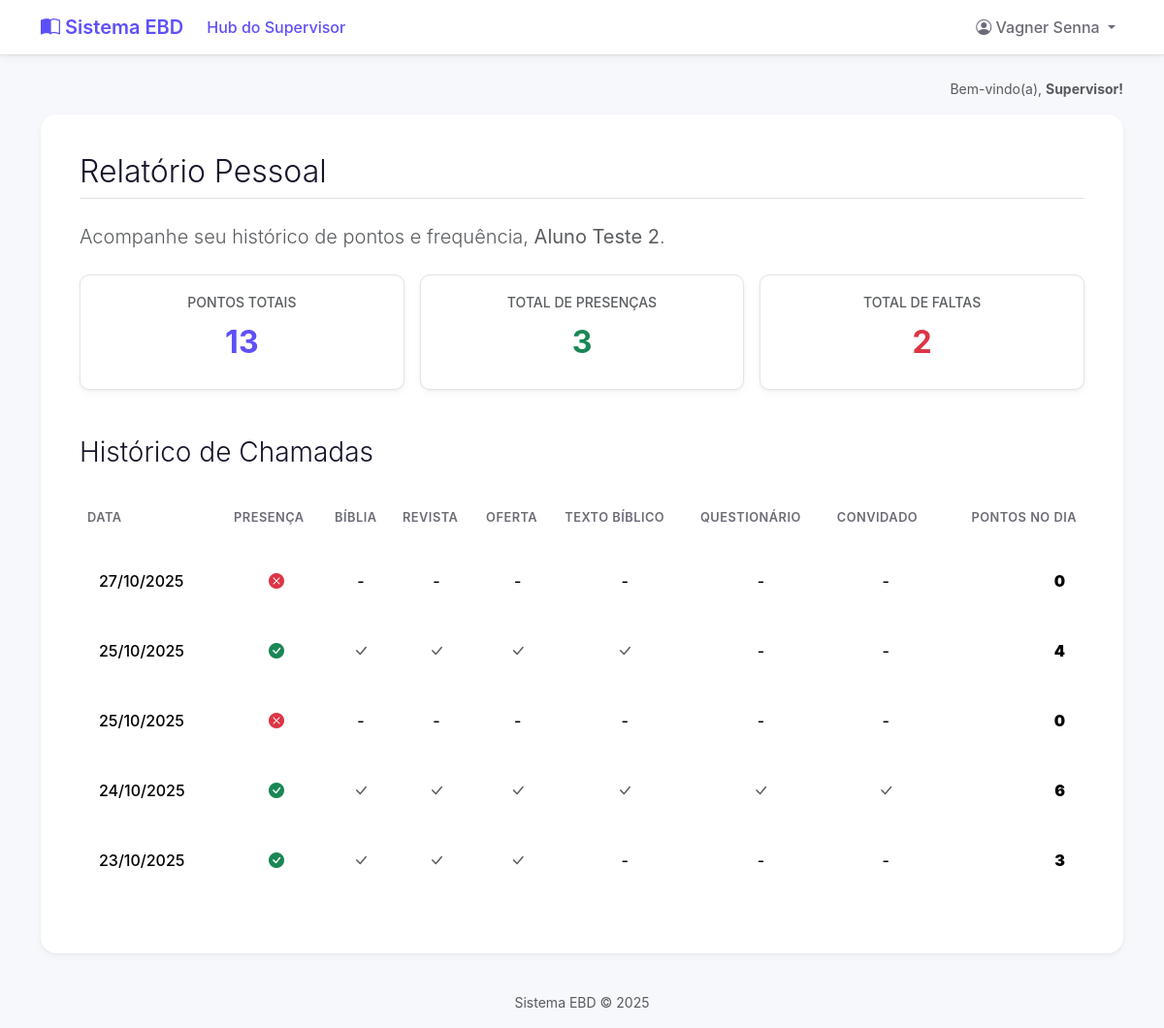
/aluno/2/relatorio/ (signed in), run on the app's committed database.
### core/models.py (models this page shows, shortened)
class Aluno(models.Model):
    user = models.OneToOneField(
        User,
        on_delete=models.CASCADE,
        related_name='aluno', # Permite fazer request.user.aluno
        null=True,
        blank=True
    )
    nome_completo = models.CharField(max_length=255)
    turma = models.ForeignKey(
        Turma,
        on_delete=models.CASCADE,
        related_name='alunos'
    )
    pontos_totais = models.IntegerField(default=0)
    data_cadastro = models.DateTimeField(auto_now_add=True)

class RegistroChamada(models.Model):
    chamada = models.ForeignKey(Chamada, on_delete=models.CASCADE, related_name='registros')
    aluno = models.ForeignKey(Aluno, on_delete=models.CASCADE, related_name='registros_de_chamada')
    presenca = models.BooleanField(default=False, verbose_name="Presença")
    biblia = models.BooleanField(default=False, verbose_name="Bíblia")
    versiculo = models.BooleanField(default=False, verbose_name="Texto Bíblico")
    convidado = models.BooleanField(default=False, verbose_name="Convidado")
    oferta = models.BooleanField(default=False, verbose_name="Oferta")
    atividades = models.BooleanField(default=False, verbose_name="Questionário")
    revista = models.BooleanField(default=False, verbose_name="Revista") # <-- ADICIONE ESTA LINHA
    pontos_ganhos = models.IntegerField(default=0)

class Chamada(models.Model):
    turma = models.ForeignKey(Turma, on_delete=models.CASCADE, related_name='chamadas')
    data = models.DateField()
    criado_por = models.ForeignKey(User, on_delete=models.SET_NULL, null=True)
    class Meta:
        unique_together = ('turma', 'data')

### core/views.py (the view)
# urls.py: path('aluno/<int:aluno_id>/relatorio/', views.relatorio_aluno_individual, name='relatorio_aluno_individual'),
@login_required
def relatorio_aluno_individual(request, aluno_id):
    permissores = permissoes_context(request)
    if not permissores['is_supervisor']:
        return HttpResponseForbidden("<h1>Acesso Negado</h1><p>Apenas supervisores podem ver este relatório.</p>")
    aluno = get_object_or_404(Aluno, id=aluno_id)
    registros = RegistroChamada.objects.filter(aluno=aluno).order_by('-chamada__data')
    faltas = registros.filter(presenca=False).count()
    presencas = registros.filter(presenca=True).count()
    contexto = {
        'aluno': aluno,
        'registros': registros,
        'faltas': faltas,
        'presencas': presencas,
        'pontos_totais': aluno.pontos_totais
    }
    return render(request, 'meu_relatorio.html', contexto)

### core/context_processors.py (called while the page is built)
def permissoes_context(request):
    is_professor = False
    is_aluno = False
    is_supervisor = False
    aluno = None
    if request.user.is_authenticated:
        is_supervisor = request.user.groups.filter(name='Supervisores').exists()
        is_professor = request.user.groups.filter(name='Professores').exists()
        try:
            aluno = request.user.aluno
            is_aluno = True
        except:
            is_aluno = False
    return {
        'is_supervisor': is_supervisor,
        'is_professor': is_professor,
        'is_aluno': is_aluno,
        'aluno_global': aluno,
    }

### templates/meu_relatorio.html (shortened to what this page needs)
{% extends 'base.html' %}
{% block content %}
    <h2 class="fw-light border-bottom pb-2 mb-4">Relatório Pessoal</h2>
    <p class="lead text-muted mb-4">
        Acompanhe seu histórico de pontos e frequência, <strong>{{ aluno.nome_completo }}</strong>.
    </p>
    <div class="row g-3 mb-4">
        <div class="col-md-4">
            <div class="card shadow-sm border-0">
                <div class="card-body text-center p-4">
                    <h6 class="card-subtitle mb-2 text-muted text-uppercase small">Pontos Totais</h6>
                    <p class="card-text fs-2 fw-bold" style="color: var(--cor-primaria);">{{ pontos_totais }}</p>
                </div>
            </div>
        </div>
        <div class="col-md-4">
            <div class="card shadow-sm border-0">
                <div class="card-body text-center p-4">
                    <h6 class="card-subtitle mb-2 text-muted text-uppercase small">Total de Presenças</h6>
                    <p class="card-text fs-2 fw-bold text-success">{{ presencas }}</p>
                </div>
            </div>
        </div>
        <div class="col-md-4">
            <div class="card shadow-sm border-0">
                <div class="card-body text-center p-4">
                    <h6 class="card-subtitle mb-2 text-muted text-uppercase small">Total de Faltas</h6>
                    <p class="card-text fs-2 fw-bold text-danger">{{ faltas }}</p>
                </div>
            </div>
        </div>
    </div>
    <h3 class="fw-light mt-5 mb-4">Histórico de Chamadas</h3>
    <div class="table-responsive">
        <table class="table table-hover align-middle">
            <thead>
                <tr>
                    <th>Data</th>
                    <th>Presença</th>
                    <th>Bíblia</th>
                    <th>Revista</th>
                    <th>Oferta</th>
                    <th>Texto Bíblico</th>
                    <th>Questionário</th>
                    <th>Convidado</th>
                    <th class="text-end">Pontos no Dia</th>
                </tr>
            </thead>
            <tbody>
                {% for registro in registros %}
                    <tr>
                        <td>{{ registro.chamada.data|date:"d/m/Y" }}</td>
                        <td class="text-center">{% if registro.presenca %}<i class="bi bi-check-circle-fill text-success"></i>{% else %}<i class="bi bi-x-circle-fill text-danger"></i>{% endif %}</td>
                        <td class="text-center">{% if registro.biblia %}<i class="bi bi-check-lg text-muted"></i>{% else %}-{% endif %}</td>
                        <td class="text-center">{% if registro.revista %}<i class="bi bi-check-lg text-muted"></i>{% else %}-{% endif %}</td>
                        <td class="text-center">{% if registro.oferta %}<i class="bi bi-check-lg text-muted"></i>{% else %}-{% endif %}</td>
                        <td class="text-center">{% if registro.versiculo %}<i class="bi bi-check-lg text-muted"></i>{% else %}-{% endif %}</td>
                        <td class="text-center">{% if registro.atividades %}<i class="bi bi-check-lg text-muted"></i>{% else %}-{% endif %}</td>
                        <td class="text-center">{% if registro.convidado %}<i class="bi bi-check-lg text-muted"></i>{% else %}-{% endif %}</td>
                        <td class="text-end fw-bold"><strong>{{ registro.pontos_ganhos }}</strong></td>
                    </tr>
                {% empty %}
                    <tr>
                        <td colspan="9">Nenhum registro encontrado.</td>
                    </tr>
                {% endfor %}
            </tbody>
        </table>
    </div>
{% endblock %}

### templates/base.html (shortened to what this page needs)
{% load static %}
<!DOCTYPE html>
<html lang="pt-br">
<head>
    <link href="https://cdn.jsdelivr.net/npm/bootstrap@5.3.3/dist/css/bootstrap.min.css" rel="stylesheet">
    <link rel="stylesheet" href="https://cdn.jsdelivr.net/npm/bootstrap-icons@1.11.3/font/bootstrap-icons.min.css">
    <link rel="stylesheet" href="{% static 'css/custom.css' %}">
</head>
<body class="d-flex flex-column min-vh-100">
    <nav class="navbar navbar-expand-lg navbar-light navbar-custom sticky-top">
        <div class="container">
            <a class="navbar-brand" href="#">
                <i class="bi bi-book-half"></i>
                Sistema EBD
            </a>
            <div class="collapse navbar-collapse" id="navbarNav">
                <ul class="navbar-nav me-auto mb-2 mb-lg-0">
                    {% if is_supervisor %}
                        <li class="nav-item">
                            <a class="nav-link active" href="{% url 'relatorios' %}">Hub do Supervisor</a>
                        </li>
                    {% endif %}
                </ul>
                <ul class="navbar-nav ms-auto">
                    {% if user.is_authenticated %}
                        <li class="nav-item dropdown">
                            <a class="nav-link dropdown-toggle" href="#" id="navbarDropdown" role="button" data-bs-toggle="dropdown" aria-expanded="false">
                                <i class="bi bi-person-circle"></i>
                                {{ user.first_name }} {{ user.last_name }}
                            </a>
                        </li>
                    {% endif %}
                </ul>
            </div>
        </div>
    </nav>
    <main class="container my-4">
        {% if user.is_authenticated %}
        <div class="text-end text-muted small mb-3">
            Bem-vindo(a),
            <span class="fw-bold">
                {% if is_supervisor %} Supervisor!
                {% elif is_professor %} Professor!
                {% elif is_aluno %} Aluno!
                {% else %} Usuário!
                {% endif %}
            </span>
        </div>
        {% endif %}
        <div class="main-content-card">
            {% block content %}
            {% endblock %}
        </div>
    </main>
    <footer class="mt-auto text-center text-muted small p-3">
        Sistema EBD &copy; {% now "Y" %}
    </footer>
</body>
</html>

### static/css/custom.css (style rules this page uses)
:root { --cor-primaria: #5E50F9; --cor-primaria-clara: #f4f2ff; --cor-fundo: #f7f8fc; --cor-texto: #17132a; --cor-texto-suave: #6b6b78; --cor-borda: #e4e4e7; --raio-borda-lg: 16px; --raio-borda-md: 10px; --sombra-card: 0 4px 10px rgba(0, 0, 0, 0.03), 0 1px 3px rgba(0, 0, 0, 0.05); --sombra-card-hover: 0 8px 25px rgba(94, 80, 249, 0.1), 0 4px 12px rgba(0, 0, 0, 0.04); }
body { background-color: var(--cor-fundo); color: var(--cor-texto); font-family: -apple-system, BlinkMacSystemFont, "Segoe UI", Roboto, "Helvetica Neue", Arial, sans-serif; }
.navbar.navbar-custom { background-color: white; border-bottom: 1px solid var(--cor-borda); box-shadow: var(--sombra-card); }
.navbar .navbar-brand { font-weight: 600; color: var(--cor-primaria); }
.navbar .nav-link { font-weight: 500; color: var(--cor-texto-suave); }
.navbar .nav-link.active, .navbar .nav-link:hover { color: var(--cor-primaria); }
.main-content-card { background-color: #ffffff; border-radius: var(--raio-borda-lg); padding: 2.5rem; box-shadow: var(--sombra-card); }
.card { border-radius: var(--raio-borda-md) !important; border: 1px solid var(--cor-borda) !important; box-shadow: var(--sombra-card) !important; transition: all 0.2s ease-in-out; height: 100%; }
.table { border-collapse: separate; border-spacing: 0 8px; margin-top: -8px; }
.table th { border: none; color: var(--cor-texto-suave); font-weight: 600; text-transform: uppercase; font-size: 0.8rem; letter-spacing: 0.5px; padding-top: 1rem; padding-bottom: 1rem; }
.table td { background-color: #ffffff; border: none; padding: 1.25rem; vertical-align: middle; font-weight: 500; }
.table tr td:first-child { border-top-left-radius: var(--raio-borda-md); border-bottom-left-radius: var(--raio-borda-md); }
.table tr td:last-child { border-top-right-radius: var(--raio-borda-md); border-bottom-right-radius: var(--raio-borda-md); }

### data on the page
Aluno: nome_completo "Aluno Teste 2"
RegistroChamada: chamada.data "27/10/2025", presenca False (drawn), pontos_ganhos "0"
RegistroChamada: chamada.data "25/10/2025", presenca True (drawn), biblia True (drawn), revista True (drawn), oferta True (drawn), versiculo True (drawn), pontos_ganhos "4"
RegistroChamada: chamada.data "25/10/2025", presenca False (drawn), pontos_ganhos "0"
RegistroChamada: chamada.data "24/10/2025", presenca True (drawn), biblia True (drawn), revista True (drawn), oferta True (drawn), versiculo True (drawn), atividades True (drawn), convidado True (drawn), pontos_ganhos "6"
RegistroChamada: chamada.data "23/10/2025", presenca True (drawn), biblia True (drawn), revista True (drawn), oferta True (drawn), pontos_ganhos "3"

### other printed values
{{ user.first_name }} "Vagner"
{{ user.last_name }} "Senna"
{{ pontos_totais }} "13"
{{ presencas }} "3"
{{ faltas }} "2"
